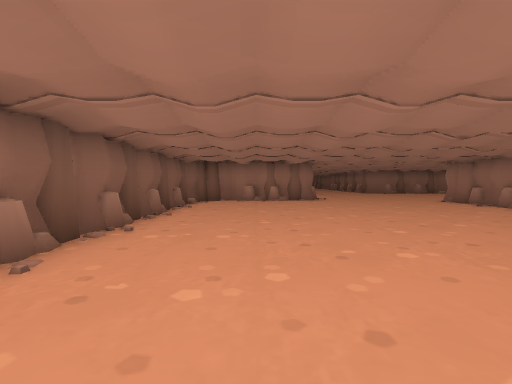
[1] (above)

24 first-person views from a walk through a level from a Godot 3-D game. The camera is 1.5 m above the floor, tilts 2° down and sees 85° across. The floor is counted in squares, 2 m on a side. Each view is taken from the middle of a square. On the plan, view 1 faces up. The plan holds only what a view shows up to about 10 squares ahead; the rest is blank. The place goes on beyond the plan.

[2]
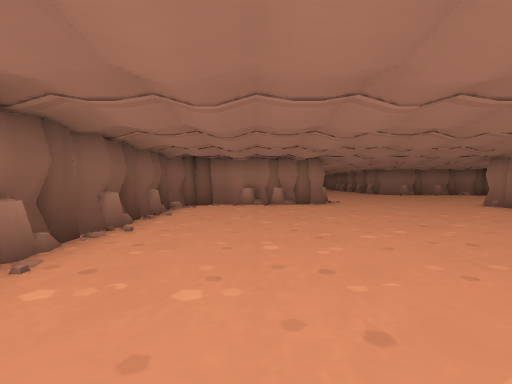

[3]
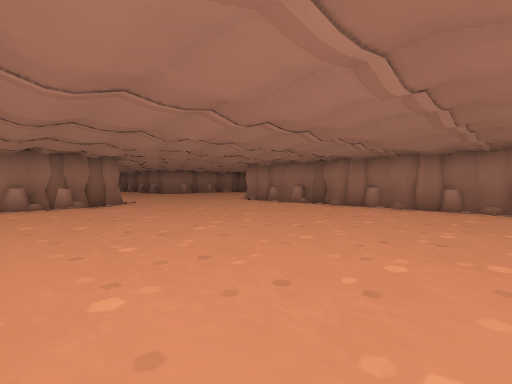

[4]
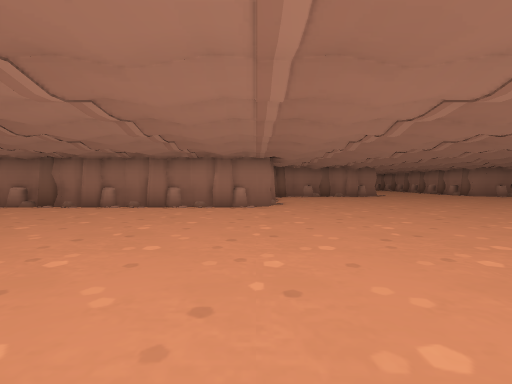

[5]
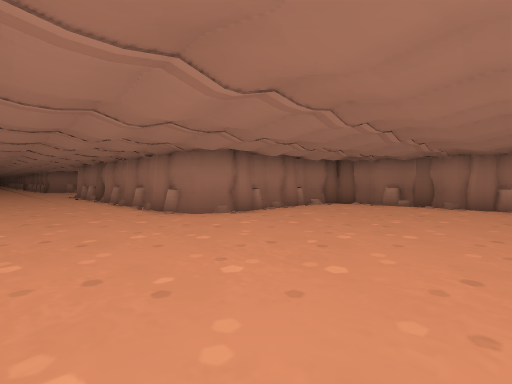

[6]
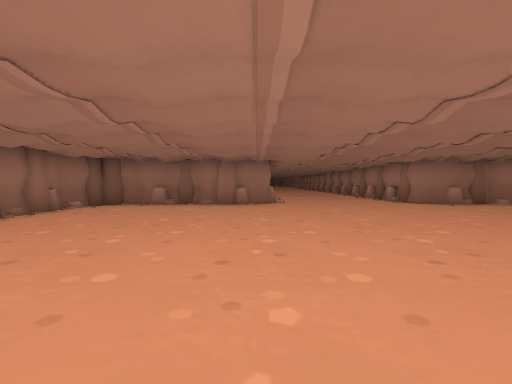

[7]
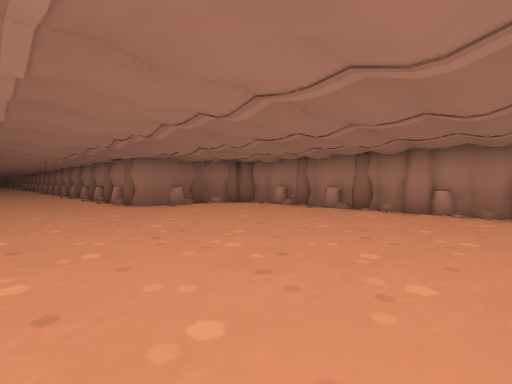

[8]
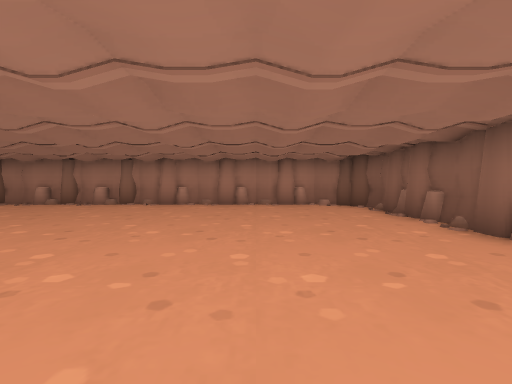

[9]
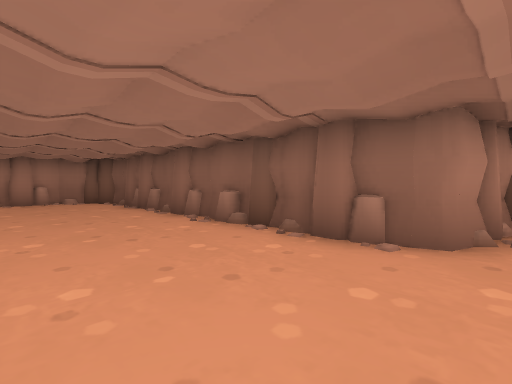

[10]
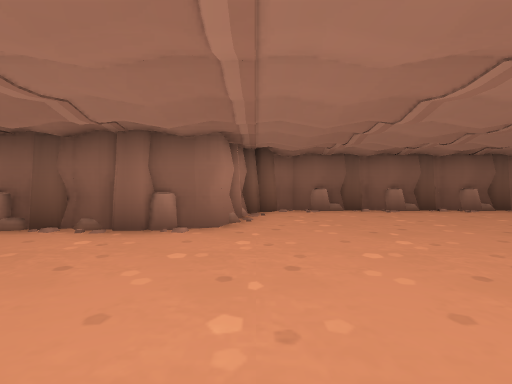

[11]
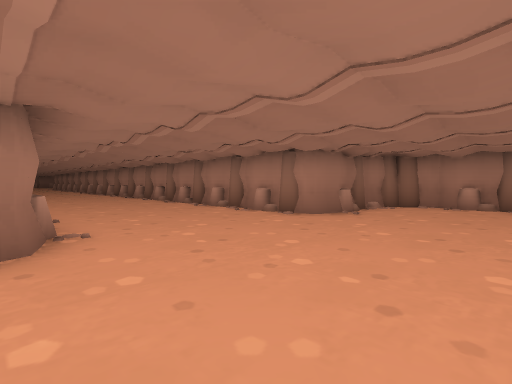

[12]
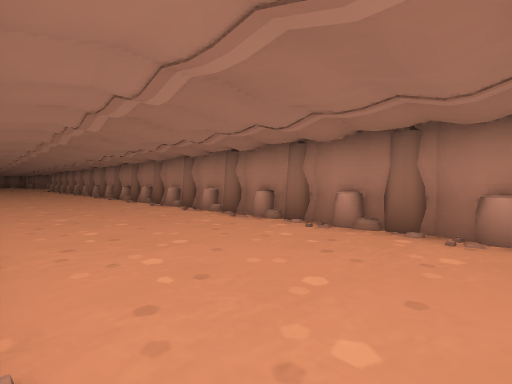

[13]
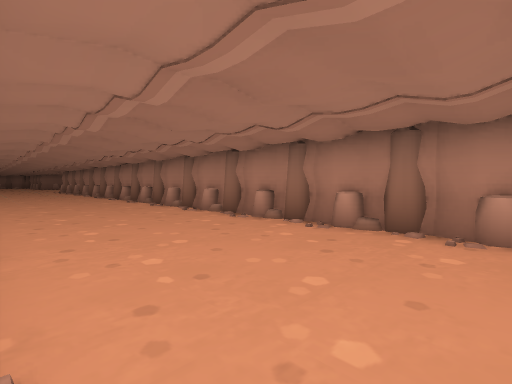

[14]
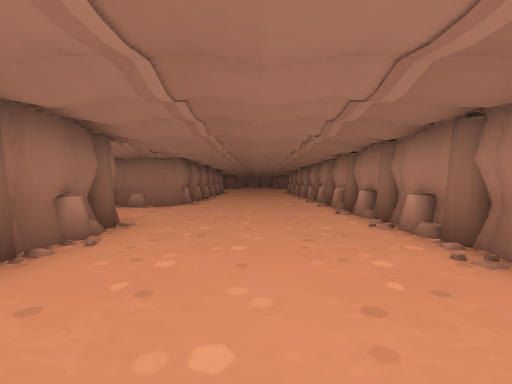

[15]
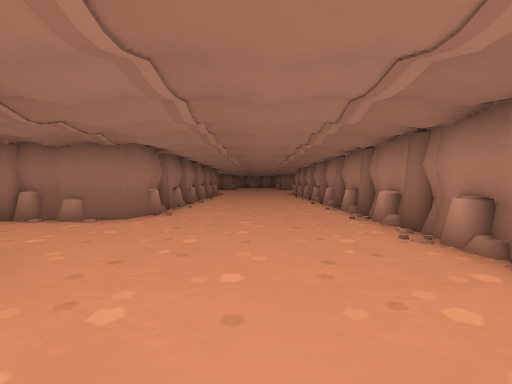

[16]
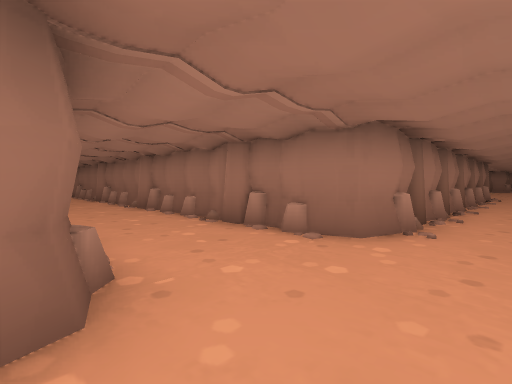

[17]
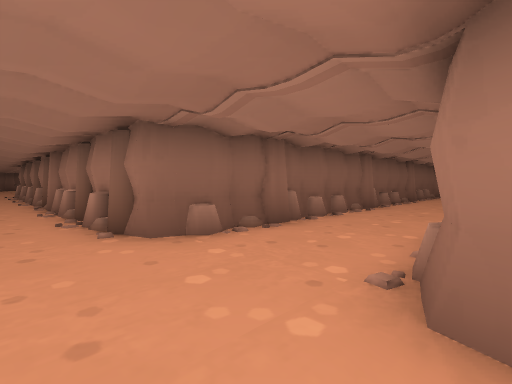

[18]
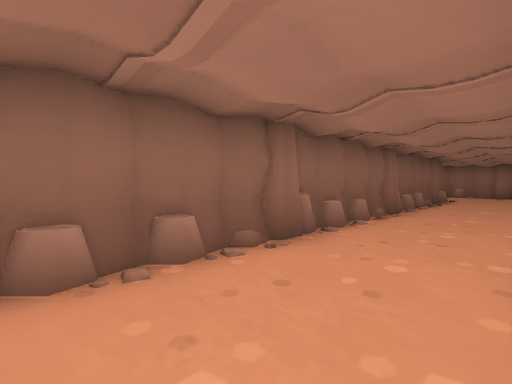

[19]
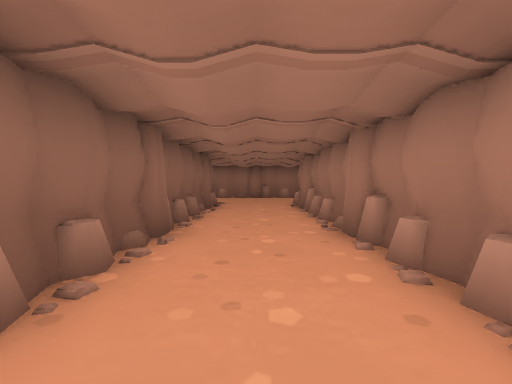

[20]
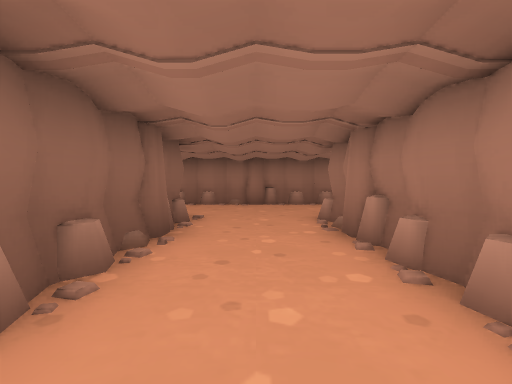

[21]
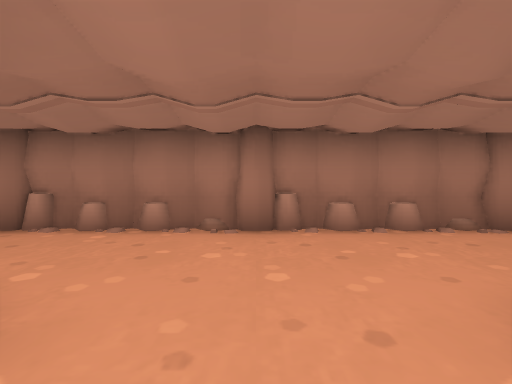

[22]
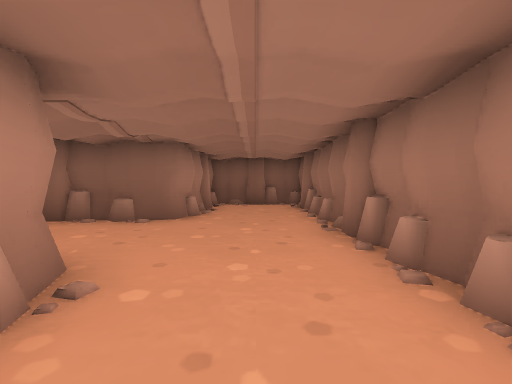

[23]
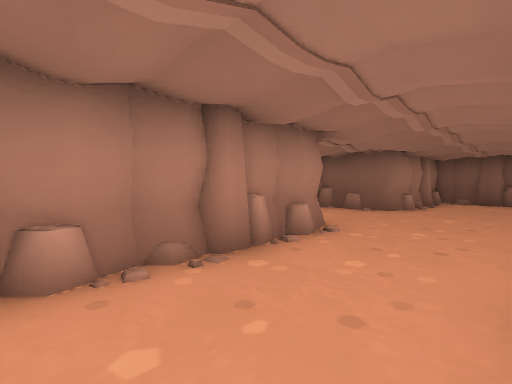

[24]
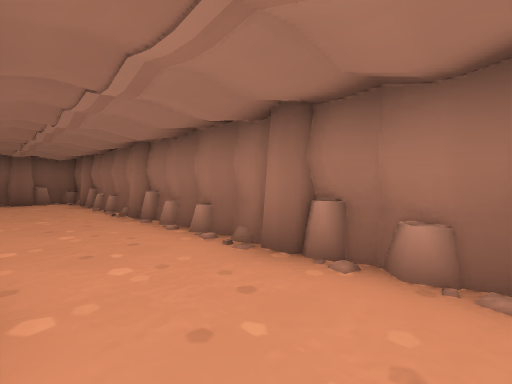

### Floor plan
Key: @ floor where view 1 was taken; # wall or solid block; . floor.
Columns run from 3 left of view 1 to 36 right of it. Each row starts with its distance up from view 1.
 15                             ############
 14                             ##..........
 13                             #...........
 12  #####......                ##..........
 11 ##.........#                ####...#####
 10 #..........#                   #...#
  9 #..........#                   #...#
  8 #..........#                   #...#
  7 #..........#                   #...#
  6 #..........#                   #...#
  5 #..........#                   #...#
  4 #..........#                   #...#
  3 #..........#                   #...#
  2 #..........#                   #...#
  1 #..........######              #...#
  0 #..@........###.##             #...#
 -1 #................#             #...#
 -2 #................#             #...#
 -3 ###..............#             #...#
 -4   ##.............#             #...#
 -5    #.............##    #########...#####
 -6    #....................................
 -7    #....................................
 -8    #....................................
 -9    #....................................
-10    #....................................
-11    #.............#######################
-12    #.............#
-13    #.............#
-14    ##...........##
-15     #############

Where each view was taken, in squares from view 1:
view 1: 0 up, 0 right, facing up
view 2: 2 up, 0 right, facing up
view 3: 2 up, 1 left, facing up-right
view 4: 1 up, 1 left, facing right
view 5: 5 down, 4 right, facing up-right
view 6: 5 down, 4 right, facing right
view 7: 7 down, 5 right, facing down-right
view 8: 5 down, 4 right, facing down
view 9: 3 down, 4 right, facing down-left
view 10: 3 down, 5 right, facing left
view 11: 5 down, 10 right, facing down-right
view 12: 6 down, 15 right, facing down-right
view 13: 6 down, 19 right, facing down-right
view 14: 8 down, 23 right, facing right
view 15: 8 down, 26 right, facing right
view 16: 7 down, 28 right, facing up-right
view 17: 7 down, 32 right, facing up-left
view 18: 2 down, 31 right, facing up-left
view 19: 1 up, 30 right, facing up
view 20: 5 up, 30 right, facing up
view 21: 10 up, 30 right, facing up
view 22: 13 up, 34 right, facing left
view 23: 14 up, 36 right, facing down-left
view 24: 12 up, 36 right, facing up-left
